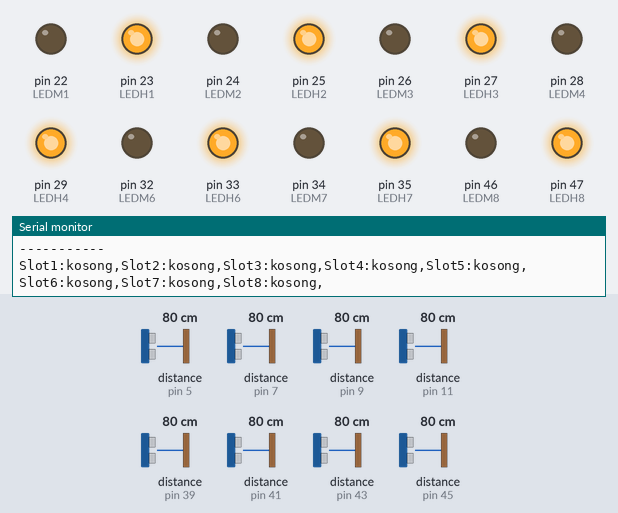
Bench run of a sketch on a simulated Arduino Mega 2560, built with avr-gcc and run on an emulated ATmega2560. On the bench: output pins drawn as LEDs (lit = HIGH), the last lines printed to the serial monitor. The test bench sets the inputs (shaded band); at power-on: distance to the obstacle (sensors on pin 5, pin 7, pin 9, pin 11, pin 39, pin 41, pin 43, pin 45) 80 cm. The echo pulse lasts 58.3 µs per cm.

Above: at 1.2 s.
1.3 s: distance to the obstacle (sensor on pin 5) set to 6 cm
3.9 s: distance to the obstacle (sensor on pin 5) set to 3 cm
At 5.9 s:
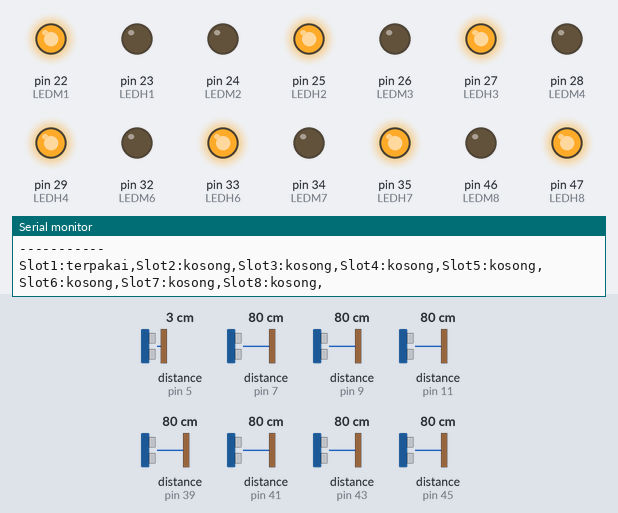
6.9 s: distance to the obstacle (sensor on pin 7) set to 6 cm
9.3 s: distance to the obstacle (sensor on pin 7) set to 3 cm
At 11.7 s:
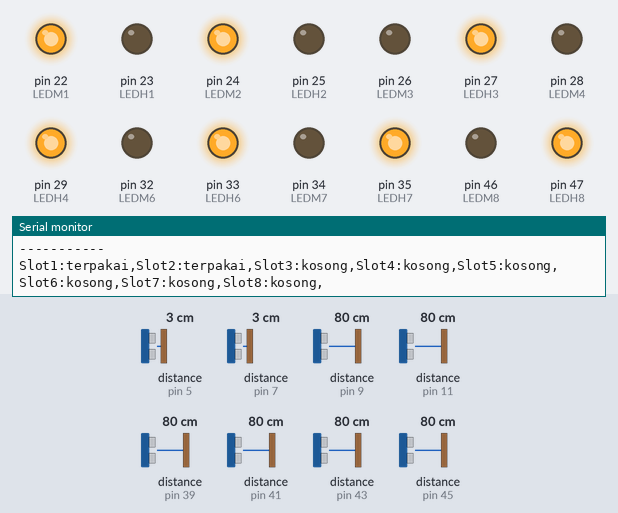
12.3 s: distance to the obstacle (sensor on pin 9) set to 6 cm
14.7 s: distance to the obstacle (sensor on pin 9) set to 3 cm
At 16.6 s:
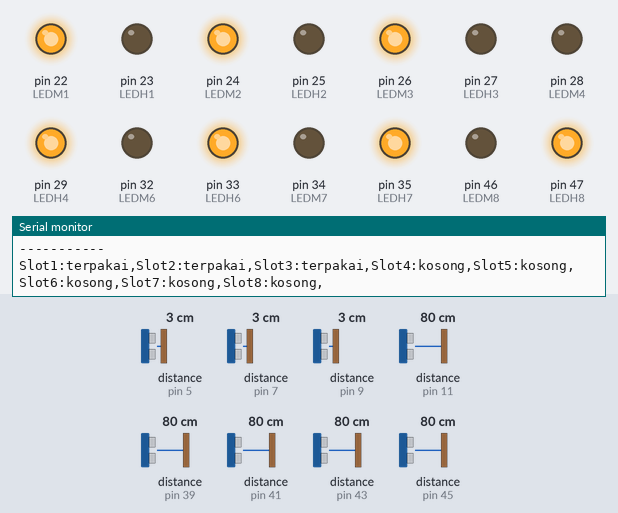
Timing chart, 0 to 18.1 s (numbered marks = the images above; inputs shaded):
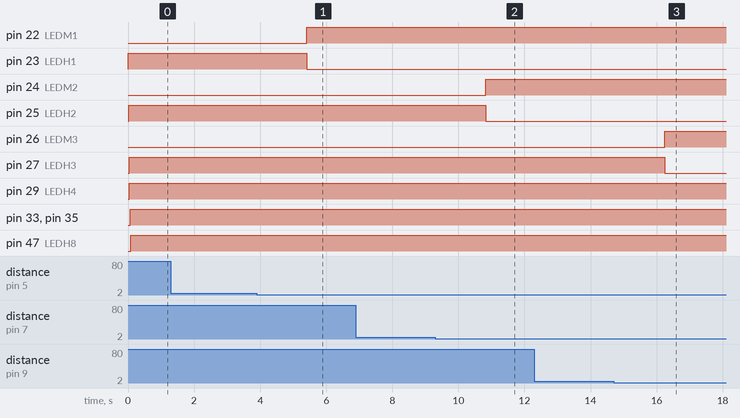

The sketch:

Mega_masuk_REV1_lib.ino
```cpp
/*            INI PAKE HC-SR04 DAN BUTTON UNTUK BUKA GERBANG
 *
 *                   KONFIGURASI PIN MEGA NODE MASUK
###########################################################################

HCSR =5v , GND          LEDB1 = 22
TRIG1 4                 LEDK1 = 23
ECHO1 5                 LEDB2 = 24
TRIG2 6                 LEDK2 = 25
ECHO2 7                 LEDB3 = 26
TRIG3 8                 LEDK3 = 27
ECHO3 9                 LEDB4 = 28
TRIG4 10                LEDK4 = 29
ECHO4 11                LEDB5 = 30
TRIG5 38                LEDK5 = 31
ECHO5 39                LEDB6 = 32
TRIG6 40                LEDK6 = 33
ECHO6 41                LEDB7 = 34
TRIG7 42                LEDK7 = 35
ECHO7 43                LEDB8 = 36
TRIG8 44                LEDK8 = 37
ECHO8 45

###########################################################################
*/

#include <NewPing.h>

#define TRIGGER_PIN1 4
#define ECHO_PIN1 5
#define TRIGGER_PIN2 6
#define ECHO_PIN2 7
#define TRIGGER_PIN3 8
#define ECHO_PIN3 9
#define TRIGGER_PIN4 10
#define ECHO_PIN4 11
#define TRIGGER_PIN5 38
#define ECHO_PIN5 39
#define TRIGGER_PIN6 40
#define ECHO_PIN6 41
#define TRIGGER_PIN7 42
#define ECHO_PIN7 43
#define TRIGGER_PIN8 44
#define ECHO_PIN8 45
#define MAX_DISTANCE 200
#define LEDM1 22
#define LEDH1 23
#define LEDM2 24
#define LEDH2 25
#define LEDM3 26
#define LEDH3 27
#define LEDM4 28
#define LEDH4 29
#define LEDM5 48
#define LEDH5 49
#define LEDM6 32
#define LEDH6 33
#define LEDM7 34
#define LEDH7 35
#define LEDM8 46
#define LEDH8 47

NewPing sonar1(TRIGGER_PIN1, ECHO_PIN1, MAX_DISTANCE);
NewPing sonar2(TRIGGER_PIN2, ECHO_PIN2, MAX_DISTANCE);
NewPing sonar3(TRIGGER_PIN3, ECHO_PIN3, MAX_DISTANCE);
NewPing sonar4(TRIGGER_PIN4, ECHO_PIN4, MAX_DISTANCE);
NewPing sonar5(TRIGGER_PIN5, ECHO_PIN5, MAX_DISTANCE);
NewPing sonar6(TRIGGER_PIN6, ECHO_PIN6, MAX_DISTANCE);
NewPing sonar7(TRIGGER_PIN7, ECHO_PIN7, MAX_DISTANCE);
NewPing sonar8(TRIGGER_PIN8, ECHO_PIN8, MAX_DISTANCE);


String kirim, slot1, slot2, slot3, slot4, slot5, slot6, slot7, slot8;
int jarak1, jarak2, jarak3, jarak4, jarak5, jarak6, jarak7, jarak8;

void setup() {
  Serial.begin (9600);
  Serial1.begin(115200); // komunikasi serial dengan nodeMCU
 pinMode(LEDM1, OUTPUT);
 pinMode(LEDH1, OUTPUT);
 pinMode(LEDM2, OUTPUT);
 pinMode(LEDH2, OUTPUT);
 pinMode(LEDM3, OUTPUT);
 pinMode(LEDH3, OUTPUT);
 pinMode(LEDM4, OUTPUT);
 pinMode(LEDH4, OUTPUT);
 pinMode(LEDM5, OUTPUT);
 pinMode(LEDH5, OUTPUT);
 pinMode(LEDM6, OUTPUT);
 pinMode(LEDH6, OUTPUT);
 pinMode(LEDM7, OUTPUT);
 pinMode(LEDH7, OUTPUT);
 pinMode(LEDM8, OUTPUT);
 pinMode(LEDH8, OUTPUT);
}


void ping1(){
jarak1 = sonar1.ping_cm();
Serial.print(sonar1.ping_cm());
Serial.print("cm :");
  if (jarak1 >= 200 || jarak1 <= 0){
    digitalWrite(LEDM1,LOW); //ketika slot terpakai
    digitalWrite(LEDH1,LOW);
    Serial.println("s1 tidak terjangkau");
    slot1=("tidak terjangkau");
  }
else if (jarak1 <= 4) {  // This is where the LED On/Off happens
    digitalWrite(LEDM1,HIGH); //ketika slot terpakai
    digitalWrite(LEDH1,LOW);
    slot1=("terpakai");
    Serial.println("s1 terpakai");
  }
  else if (jarak1 > 4){
    digitalWrite(LEDM1,LOW);
    digitalWrite(LEDH1,HIGH);
    slot1=("kosong");
    Serial.println("s1 kosong");
  }
  }


void ping2(){
  jarak2 = sonar2.ping_cm();
Serial.print(sonar2.ping_cm());
Serial.print("cm :");
   if (jarak2 >= 200 || jarak2 <= 0){
    Serial.println("s2 tidak terjangkau");
    digitalWrite(LEDM2,LOW); //ketika slot terpakai
    digitalWrite(LEDH2,LOW);
    slot2=("tidak terjangkau");
   }
 else if (jarak2 <= 4) {  // This is where the LED On/Off happens
    digitalWrite(LEDM2,HIGH); //ketika slot terpakai
    digitalWrite(LEDH2,LOW);
    slot2=("terpakai");
    Serial.println("s2 terpakai");
  }
  else if (jarak2 > 4){
    digitalWrite(LEDM2,LOW);
    digitalWrite(LEDH2,HIGH);
    slot2=("kosong");
    Serial.println("s2 kosong");
  }

}

void ping3(){
jarak3 = sonar3.ping_cm();
Serial.print(sonar3.ping_cm());
Serial.print("cm :");
 if (jarak3 >= 200 || jarak3 <= 0){
    Serial.println("s3 tidak terjangkau");
    digitalWrite(LEDM3,LOW); //ketika slot terpakai
    digitalWrite(LEDH3,LOW);
    slot3=("tidak terjangkau");
 }
 else if (jarak3 <= 4) {  // This is where the LED On/Off happens
    digitalWrite(LEDM3,HIGH); //ketika slot terpakai
    digitalWrite(LEDH3,LOW);
    slot3=("terpakai");
    Serial.println("s3 terpakai");
  }
  else if (jarak3 > 4){
    digitalWrite(LEDM3,LOW);
    digitalWrite(LEDH3,HIGH);
    slot3=("kosong");
    Serial.println("s3 kosong");
  }

}

void ping4(){
jarak4 = sonar4.ping_cm();
Serial.print(sonar4.ping_cm());
Serial.print("cm :");
  if (jarak4 >= 200 || jarak4 <= 0){
    Serial.println("s4 tidak terjangkau");
    digitalWrite(LEDM4,LOW); //ketika slot terpakai
    digitalWrite(LEDH4,LOW);
    slot4=("tidak terjangkau");
  }
 else if (jarak4 <= 4) {  // This is where the LED On/Off happens
    digitalWrite(LEDM4,HIGH); //ketika slot terpakai
    digitalWrite(LEDH4,LOW);
    slot4=("terpakai");
    Serial.println("s4 terpakai");
  }
  else if (jarak4 > 4){
    digitalWrite(LEDM4,LOW);
    digitalWrite(LEDH4,HIGH);
    slot4=("kosong");
    Serial.println("s4 kosong");
  }

}

void ping5(){
jarak5 = sonar5.ping_cm();
Serial.print(sonar5.ping_cm());
Serial.print("cm :");
 if (jarak5 >= 200 || jarak5 <= 0){
    Serial.println("s5 tidak terjangkau");
    digitalWrite(LEDM5,LOW); //ketika slot terpakai
    digitalWrite(LEDH5,LOW);
    slot5=("tidak terjangkau");
  }
 else if (jarak5 <= 4) {  // This is where the LED On/Off happens
    digitalWrite(LEDM5,HIGH); //ketika slot terpakai
    digitalWrite(LEDH5,LOW);
    slot5=("terpakai");
    Serial.println("s5 terpakai");
  }
  else if (jarak5 > 4){
    digitalWrite(LEDM5,LOW);
    digitalWrite(LEDH5,HIGH);
    slot5=("kosong");
    Serial.println("s5 kosong");
  }

}

void ping6(){
jarak6 = sonar6.ping_cm();
Serial.print(sonar6.ping_cm());
Serial.print("cm :");
  if (jarak6 >= 200 || jarak6 <= 0){
    Serial.println("s6 tidak terjangkau");
    digitalWrite(LEDM6,LOW); //ketika slot terpakai
    digitalWrite(LEDH6,LOW);
    slot6=("tidak terjangkau");
  }
 else if (jarak6 <= 4) {  // This is where the LED On/Off happens
    digitalWrite(LEDM6,HIGH); //ketika slot terpakai
    digitalWrite(LEDH6,LOW);
    slot6=("terpakai");
    Serial.println("s6 terpakai");
  }
  else if (jarak6 > 4){
    digitalWrite(LEDM6,LOW);
    digitalWrite(LEDH6,HIGH);
    slot6=("kosong");
    Serial.println("s6 kosong");
  }

}

void ping7(){
jarak7 = sonar7.ping_cm();
Serial.print(sonar7.ping_cm());
Serial.print("cm :");
  if (jarak7 >= 200 || jarak7 <= 0){
    Serial.println("s7 tidak terjangkau");
    digitalWrite(LEDM7,LOW); //ketika slot terpakai
    digitalWrite(LEDH7,LOW);
    slot7=("tidak terjangkau");
  }
 else if (jarak7 <= 4) {  // This is where the LED On/Off happens
    digitalWrite(LEDM7,HIGH); //ketika slot terpakai
    digitalWrite(LEDH7,LOW);
    slot7=("terpakai");
    Serial.println("s7 terpakai");
  }
  else if (jarak7 > 4){
    digitalWrite(LEDM7,LOW);
    digitalWrite(LEDH7,HIGH);
    slot7=("kosong");
    Serial.println("s7 kosong");
  }

}

void ping8(){
jarak8 = sonar8.ping_cm();
Serial.print(sonar8.ping_cm());
Serial.print("cm :");
if (jarak8 >= 200 || jarak8 <= 0){
    Serial.println("s8 tidak terjangkau");
    digitalWrite(LEDM8,LOW); //ketika slot terpakai
    digitalWrite(LEDH8,LOW);
    slot8=("tidak terjangkau");
}
 else if (jarak8 <= 4) {  // This is where the LED On/Off happens
    digitalWrite(LEDM8,HIGH); //ketika slot terpakai
    digitalWrite(LEDH8,LOW);
    slot8=("terpakai");
    Serial.println("s8 terpakai");
  }
  else if (jarak8 > 4){
    digitalWrite(LEDM8,LOW);
    digitalWrite(LEDH8,HIGH);
    slot8=("kosong");
    Serial.println("s8 kosong");
  }

}

void loop() {
ping1();
ping2();
ping3();
ping4();
ping5();
ping6();
ping7();
ping8();
Serial.println("-----------");
kirim = String("Slot1:")+String(slot1 + ",")+String("Slot2:")+String(slot2+ ",")+String("Slot3:")+String(slot3+ ",")+String("Slot4:")+String(slot4+ ",")+String("Slot5:")+String(slot5+ ",")+String("Slot6:")+String(slot6+ ",")+String("Slot7:")+String(slot7+ ",")+String("Slot8:")+String(slot8+ ",");
Serial.println(kirim);
Serial1.println(kirim);
delay (2500);
}
```

Measured:
- the behaviour switches between 5 and 4 cm on distance to the obstacle (sensor on pin 5) (found by bisection; images 0 and 1)
- the behaviour switches between 5 and 4 cm on distance to the obstacle (sensor on pin 7) (found by bisection; images 1 and 2)
- the behaviour switches between 5 and 4 cm on distance to the obstacle (sensor on pin 9) (found by bisection; images 2 and 3)
- after the input at 3.9 s, pin 22 (LEDM1): LOW → HIGH after 1.5 s; pin 23 (LEDH1): HIGH → LOW after 1.5 s
- after the input at 9.3 s, pin 24 (LEDM2): LOW → HIGH after 1.5 s; pin 25 (LEDH2): HIGH → LOW after 1.5 s
- after the input at 14.7 s, pin 26 (LEDM3): LOW → HIGH after 1.5 s; pin 27 (LEDH3): HIGH → LOW after 1.5 s
